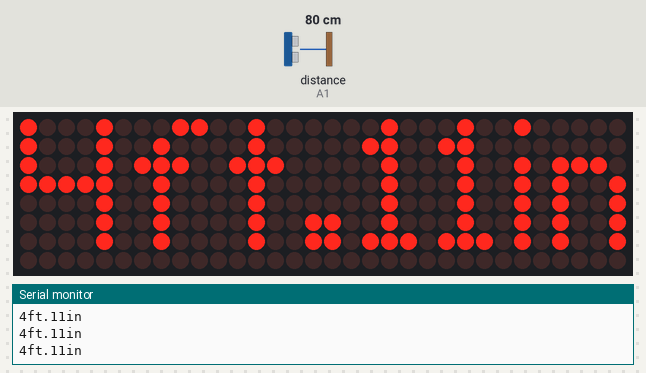
Recording of a sketch running on a simulated Arduino Uno, built with avr-gcc and run on an emulated ATmega328P. On the bench: 32×8 LED matrix, the last lines printed to the serial monitor. Wiring (inferred from the names in the program): ultrasonic range finder: trigger A0; echo A1. The test bench sets the inputs (shaded band); at power-on: distance to the obstacle (sensor on A1) 80 cm. The echo pulse lasts 58.3 µs per cm; the local clock reads 2024-03-15 10:24:30 at power-on unless the sketch sets it.

Above: at 1.2 s.
1.3 s: distance to the obstacle (sensor on A1) set to 120 cm
At 2.48 s:
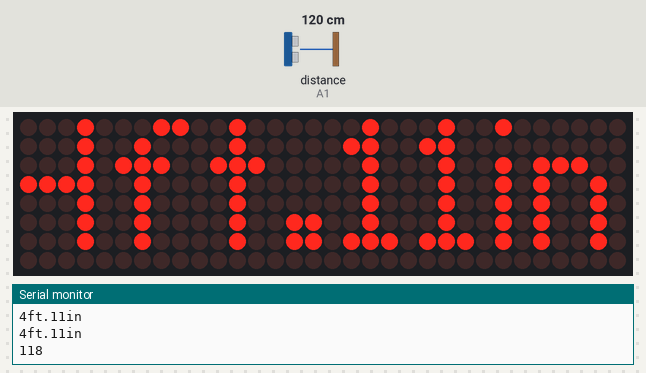
4.2 s: distance to the obstacle (sensor on A1) set to 2 cm
At 5.4 s:
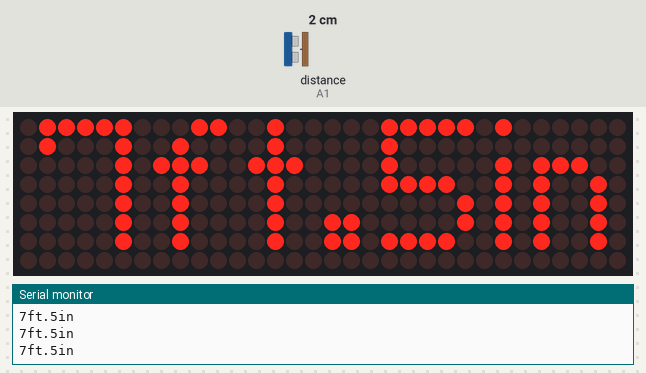
5.7 s: distance to the obstacle (sensor on A1) set to 250 cm
At 6.79 s:
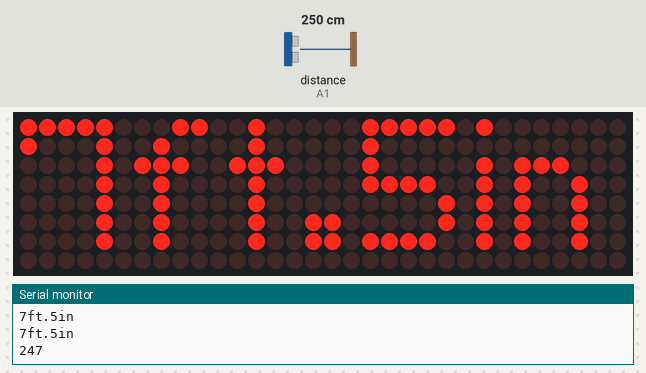

Measured:
- after the input at 1.3 s, the display: changes after 1.1 s (image 1)
- after the input at 4.2 s, the display: changes after 0.07 s (image 2)
- after the input at 5.7 s, the display: changes after 1.0 s (image 3)

The sketch:

getHeight.ino
```cpp
/*
 * Program name:  getHeight.ino
 * Header file:  Font_Data.h
 * Author:  JD Durick
 * Date:  10/28/2020
 * Version 0.1
 */

#include <MD_Parola.h>
#include <MD_MAX72xx.h>
#include <SPI.h>
#include <Time.h>
#include "Font_Data.h"
#include <DS3231.h>
#include <Wire.h>
#include <TimeLib.h>
#include <DS1307RTC.h>

DS3231 Clock;

#define HARDWARE_TYPE MD_MAX72XX::FC16_HW
#define MAX_DEVICES 4
#define CLK_PIN 13
#define DATA_PIN 11
#define CS_PIN 10
#define slider_pin A0 // OTA or OTB pin on slider
uint8_t scrollSpeed = 1; // default frame delay value
uint16_t scrollPause = 2000; // in milliseconds
#define BUF_SIZE 75
char curMessage[BUF_SIZE] = {
  ""
};

char curMessage1[BUF_SIZE] = {
  ""
};
char newMessage[BUF_SIZE] = {
  "    Biden for President!"
};
bool newMessageAvailable = true;
const uint8_t SPEED_IN = A5;
int slider_val; // used to hold the slider analog value
int slide_scroll_speed; // used when changing scroll speed
// Hardware SPI connection
MD_Parola P = MD_Parola(HARDWARE_TYPE, CS_PIN, MAX_DEVICES);
textEffect_t scrollEffect = PA_SCROLL_LEFT;
textPosition_t scrollAlign = PA_LEFT; // how to align the text

#define trigPin A0
#define echoPin A1

#define SPEED_TIME 75 // speed of the transition
#define PAUSE_TIME 0
#define MAX_MESG 50

char testStr[10] = {
  ""
};
String heightStr = "";
String inchStr = "";

String feetStr = "";
String remainingStr = "";
String feet_inches = "";
String remStr = "";
char dest[25];
char buf1[10] = {
  ""
};
char buf2[10] = {
  ""
};
char buf3[10] = {
  ""
};
long duration;
int distance;
int height, inches, feet, inchesRemaining;

bool Century = false;
bool h12;
bool PM;
byte dd, mm, yyy;
uint16_t h, m, s;

char szTime[9]; // mm:ss\0
char szMesg[MAX_MESG + 1] = "";
char szMesg1[MAX_MESG + 1] = "";

uint8_t degC[] = {
  6,
  3,
  3,
  56,
  68,
  68,
  68
}; // Deg C
uint8_t degF[] = {
  6,
  3,
  3,
  124,
  20,
  20,
  4
}; // Deg F

char * mon2str(uint8_t mon, char * psz, uint8_t len)

// Get a label from PROGMEM into a char array
{
  static
  const __FlashStringHelper * str[] = {
    F("Jan"),
    F("Feb"),
    F("Mar"),
    F("Apr"),
    F("May"),
    F("Jun"),
    F("Jul"),
    F("Aug"),
    F("Sep"),
    F("Oct"),
    F("Nov"),
    F("Dec")
  };

  strncpy_P(psz, (const char PROGMEM * ) str[mon - 1], len);
  psz[len] = '\0';

  return (psz);
}

char * dow2str(uint8_t code, char * psz, uint8_t len) {
  static
  const __FlashStringHelper * str[] = {
    F("Sunday"),
    F("Monday"),
    F("Tuesday"),
    F("Wednesday"),
    F("Thursday"),
    F("Friday"),
    F("Saturday")
  };

  strncpy_P(psz, (const char PROGMEM * ) str[code - 1], len);
  psz[len] = '\0';

  return (psz);
}

void getTime(char * psz, bool f = true)
// Code for reading clock time
{
    Serial.println("in gettime");
  s = Clock.getSecond();
  m = Clock.getMinute();
  h = Clock.getHour(h12, PM);
  // sprintf(psz, "%02d%c%02d", h, (f ? ':' : ' '), m);
  //sprintf(psz, "%02d%c%02d", h, (f ? ':' : ' '), m);
  if(h < 12){
    Serial.println("AM");
    sprintf(psz, "  %02d%c%02d%c", h, (f ? ':' : ' '), m, 'A');
  }
  else{
    sprintf(psz, "  %02d%c%02d%c", h, (f ? ':' : ' '), m, 'P');
  }
  Serial.println(psz);

}

void getDate(char * psz)
// Code for reading clock date
{
  char szBuf[10];
  Serial.println("in getdate");
  dd = Clock.getDate();
  mm = Clock.getMonth(Century); //12
  yyy = Clock.getYear();
  sprintf(psz, "%d %s %04d", dd, mon2str(mm, szBuf, sizeof(szBuf) - 1), (yyy + 2000));

}


void get_time_and_date(char * psz, bool f = true){
  char szBuf[10];
  s = Clock.getSecond();
  m = Clock.getMinute();
  h = Clock.getHour(h12, PM);
  dd = Clock.getDate();
  mm = Clock.getMonth(Century); //12
  yyy = Clock.getYear();

  if(h < 12){
    //Serial.println("AM");
    //sprintf(psz, "  %02d%c%02d%c", h, (f ? ':' : ' '), m, 'A');
    sprintf(psz, "    %02d%c%02d%c %d %s %04d", h, (f ? ':' : ' '), m, 'A', dd, mon2str(mm, szBuf, sizeof(szBuf) - 1),(yyy + 2000));
  }
  else{
    //sprintf(psz, "  %02d%c%02d%c", h, (f ? ':' : ' '), m, 'P');
    sprintf(psz, "   %02d%c%02d%c %d %s %04d", h, (f ? ':' : ' '), m, 'P', dd, mon2str(mm, szBuf, sizeof(szBuf) - 1),(yyy + 2000));
  }

  //sprintf(psz, "   %02d%c%02d %d %s %04d", h, (f ? ':' : ' '), m, dd, mon2str(mm, szBuf, sizeof(szBuf) - 1),(yyy + 2000));

}

void setup() {
  Serial.begin(57600); // Starts the serial communication
  pinMode(trigPin, OUTPUT); // Sets the trigPin as an Output
  pinMode(echoPin, INPUT); // Sets the echoPin as an Input
  P.begin();
  Wire.begin();
  P.displayText(newMessage, scrollAlign, scrollSpeed, scrollPause, scrollEffect, scrollEffect);

}

void loop() {
  static uint32_t lastTime = 0; // millis() memory
  static uint8_t display = 0; // current display mode
  static bool flasher = false; // seconds passing flasher

  //getTime(szMesg, flasher);
  // flasher = !flasher;

  measure();
  if (distance > 90) {
    Serial.println(distance);
    if (P.displayAnimate()) {
      if (newMessageAvailable) {
        flasher = true;
        //getTime(szMesg, flasher);
        get_time_and_date(szMesg, flasher);
        strcpy(curMessage, szMesg);
        delay(1000);
        P.displayText(curMessage, scrollAlign, scrollSpeed, scrollPause, scrollEffect, scrollEffect);
        newMessageAvailable = false;
      }
      P.displayReset();
    }


  }
  if (distance < 90) {
    // 229 is 8ft tall (7.5 feet)
    height = 229 - distance;
    inches = (height * 0.393701);
    heightStr = String(height, DEC) + "cm";
    inchStr = String(inches, DEC) + "in";

    feet = inches / 12;
    inchesRemaining = inches % 12;

    feetStr = String(feet, DEC) + "ft";
    remStr = String(inchesRemaining, DEC) + "in";

    heightStr.toCharArray(testStr, 75);
    inchStr.toCharArray(testStr, 75);

    feetStr.toCharArray(buf1, 10);
    remStr.toCharArray(buf2, 10);

    String final = feetStr + "." + remStr;
    final.toCharArray(buf3, 10);

    strcpy(dest, buf3);
    Serial.println(dest);

    //P.displayText(testStr, PA_CENTER, 0, 0, PA_PRINT, PA_NO_EFFECT);
    P.displayText(dest, PA_CENTER, 0, 0, PA_PRINT, PA_NO_EFFECT);

  }
  bool jd = P.displayAnimate();
  delay(100);
  newMessageAvailable = true;
  return;
}

void measure() {

  digitalWrite(trigPin, LOW);
  delayMicroseconds(2);
  digitalWrite(trigPin, HIGH);
  delayMicroseconds(10);
  digitalWrite(trigPin, LOW);

  duration = pulseIn(echoPin, HIGH);
  distance = duration * 0.017;

}
```

Font_Data.h
```cpp
// Data file for user example user defined fonts
#ifndef FONTDATA_H
#define FONTDATA_H

MD_MAX72XX::fontType_t numeric7Seg[] PROGMEM =
{
	0,		// 0
	0,		// 1
	0,		// 2
	0,		// 3
	0,		// 4
	0,		// 5
	0,		// 6
	0,		// 7
	0,		// 8
	0,		// 9
	0,		// 10
	0,		// 11
	0,		// 12
	0,		// 13
	0,		// 14
	0,		// 15
	0,		// 16
	0,		// 17
	0,		// 18
	0,		// 19
	0,		// 20
	0,		// 21
	0,		// 22
	0,		// 23
	0,		// 24
	0,		// 25
	0,		// 26
	0,		// 27
	0,		// 28
	0,		// 29
	0,		// 30
	0,		// 31
	1, 0,		// 32 - 'Space'
	0,		// 33 - '!'
	0,		// 34 - '"'
	0,		// 35 - '#'
	0,  	// 36 - '$'
	0,		// 37 - '%'
	0,		// 38 - '&'
	0,		// 39 - '''
	0,		// 40 - '('
	0,		// 41 - ')'
	0,		// 42 - '*'
	0,		// 43 - '+'
	0,		// 44 - ','
	0,		// 45 - '-'
	1, 64,		// 46 - '.'
	0,		// 47 - '/'
	5, 127, 65, 65, 65, 127,	// 48 - '0'
	5, 0, 0, 127, 0, 0,			// 49 - '1'
	5, 121, 73, 73, 73, 79,		// 50 - '2'
	5, 73, 73, 73, 73, 127,		// 51 - '3'
	5, 15, 8, 8, 8, 127,		// 52 - '4'
	5, 79, 73, 73, 73, 121,		// 53 - '5'
	5, 127, 73, 73, 73, 121,	// 54 - '6'
	5, 1, 1, 1, 1, 127, 		// 55 - '7'
	5, 127, 73, 73, 73, 127,	// 56 - '8'
	5, 79, 73, 73, 73, 127, 	// 57 - '9'
	1, 20,		// 58 - ':'
	0,		// 59 - ';'
	0,		// 60 - '<'
	0,		// 61 - '='
	0,		// 62 - '>'
	0,		// 63 - '?'
	0,		// 64 - '@'
	5, 127, 9, 9, 9, 127,		// 65 - 'A'
	5, 127, 73, 73, 73, 54,		// 66 - 'B'
	5, 127, 65, 65, 65, 65,		// 67 - 'C'
	5, 127, 65, 65, 65, 62,		// 68 - 'D'
	5, 127, 73, 73, 73, 73,		// 69 - 'E'
	5, 127, 9, 9, 9, 9,			// 70 - 'F'
	0,		// 71 - 'G'
	0,		// 72 - 'H'
	0,		// 73 - 'I'
	0,		// 74 - 'J'
	0,		// 75 - 'K'
	0,		// 76 - 'L'
	0,		// 77 - 'M'
	0,		// 78 - 'N'
	0,		// 79 - 'O'
	0,		// 80 - 'P'
	0,		// 81 - 'Q'
	0,		// 82 - 'R'
	0,		// 83 - 'S'
	0,		// 84 - 'T'
	0,		// 85 - 'U'
	0,		// 86 - 'V'
	0,		// 87 - 'W'
	0,		// 88 - 'X'
	0,		// 89 - 'Y'
	0,		// 90 - 'Z'
	0,		// 91 - '['
	0,		// 92 - '\'
	0,		// 93 - ']'
	0,		// 94 - '^'
	0,		// 95 - '_'
	0,		// 96 - '`'
	5, 127, 9, 9, 9, 127,		// 97 - 'a'
	5, 127, 73, 73, 73, 54,		// 98 - 'b'
	5, 127, 65, 65, 65, 65,		// 99 - 'c'
	5, 127, 65, 65, 65, 62,		// 100 - 'd'
	5, 127, 73, 73, 73, 73,		// 101 - 'e'
	5, 127, 9, 9, 9, 9, 		// 102 - 'f'
	0,		// 103 - 'g'
	0,		// 104 - 'h'
	0,		// 105 - 'i'
	0,		// 106 - 'j'
	0,		// 107 - 'k'
	0,		// 108 - 'l'
	0,		// 109 - 'm'
	0,		// 110 - 'n'
	0,		// 111 - 'o'
	0,		// 112 - 'p'
	0,		// 113 - 'q'
	0,		// 114 - 'r'
	0,		// 115 - 's'
	0,		// 116 - 't'
	0,		// 117 - 'u'
	0,		// 118 - 'v'
	0,		// 119 - 'w'
	0,		// 120 - 'x'
	0,		// 121 - 'y'
	0,		// 122 - 'z'
	0,		// 123 - '{'
	1, 127,		// 124 - '|'
	0,		// 125
	0,		// 126
	0,		// 127
	0,		// 128
	0,		// 129
	0,		// 130
	0,		// 131
	0,		// 132
	0,		// 133
	0,		// 134
	0,		// 135
	0,		// 136
	0,		// 137
	0,		// 138
	0,		// 139
	0,		// 140
	0,		// 141
	0,		// 142
	0,		// 143
	0,		// 144
	0,		// 145
	0,		// 146
	0,		// 147
	0,		// 148
	0,		// 149
	0,		// 150
	0,		// 151
	0,		// 152
	0,		// 153
	0,		// 154
	0,		// 155
	0,		// 156
	0,		// 157
	0,		// 158
	0,		// 159
	0,		// 160
	0,		// 161
	0,		// 162
	0,		// 163
	0,		// 164
	0,		// 165
	0,		// 166
	0,		// 167
	0,		// 168
	0,		// 169
	0,		// 170
	0,		// 171
	0,		// 172
	0,		// 173
	0,		// 174
	0,		// 175
	0,		// 176
	0,		// 177
	0,		// 178
	0,		// 179
	0,		// 180
	0,		// 181
	0,		// 182
	0,		// 183
	0,		// 184
	0,		// 185
	0,		// 186
	0,		// 187
	0,		// 188
	0,		// 189
	0,		// 190
	0,		// 191
	0,		// 192
	0,		// 193
	0,		// 194
	0,		// 195
	0,		// 196
	0,		// 197
	0,		// 198
	0,		// 199
	0,		// 200
	0,		// 201
	0,		// 202
	0,		// 203
	0,		// 204
	0,		// 205
	0,		// 206
	0,		// 207
	0,		// 208
	0,		// 209
	0,		// 210
	0,		// 211
	0,		// 212
	0,		// 213
	0,		// 214
	0,		// 215
	0,		// 216
	0,		// 217
	0,		// 218
	0,		// 219
	0,		// 220
	0,		// 221
	0,		// 222
	0,		// 223
	0,		// 224
	0,		// 225
	0,		// 226
	0,		// 227
	0,		// 228
	0,		// 229
	0,		// 230
	0,		// 231
	0,		// 232
	0,		// 233
	0,		// 234
	0,		// 235
	0,		// 236
	0,		// 237
	0,		// 238
	0,		// 239
	0,		// 240
	0,		// 241
	0,		// 242
	0,		// 243
	0,		// 244
	0,		// 245
	0,		// 246
	0,		// 247
	0,		// 248
	0,		// 249
	0,		// 250
	0,		// 251
	0,		// 252
	0,		// 253
	0,		// 254
	0,		// 255
};

#endif
```
